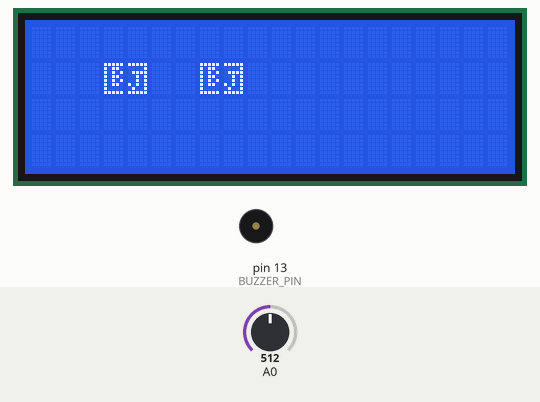
The sketch below on a simulated Arduino Uno, built with avr-gcc and run on an emulated ATmega328P. Shown: 20×4 character LCD, buzzer (waves = sounding). Inputs (shaded band) come from the test bench; at power-on: A0 = 512. Random numbers use the default seed unless the sketch sets one; what the sketch prints to the serial monitor is not drawn.

Above: at 1.1 s.
At 7.2 s:
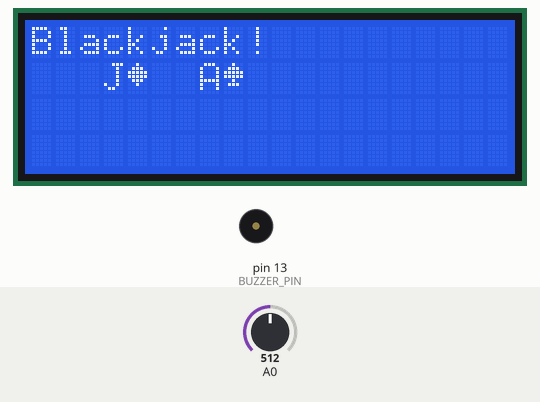
7.3 s: A0 set to 546
10.3 s: A0 set to 565
At 13.1 s:
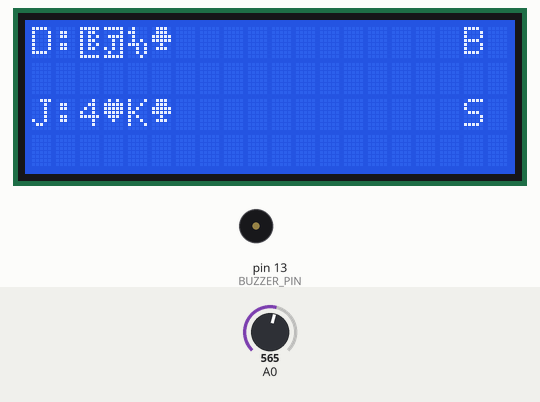
13.3 s: A0 set to 204
14.8 s: A0 set to 186
At 16.6 s:
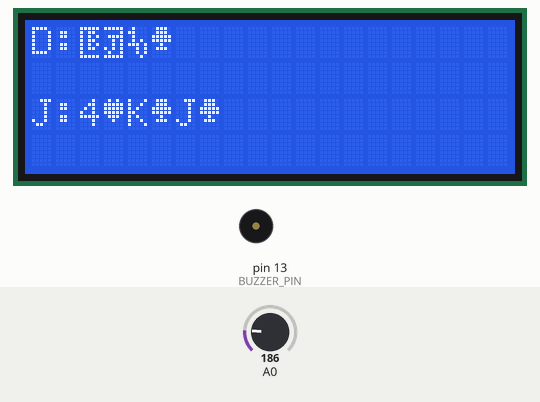
Timing chart, 0 to 23.3 s (numbered marks = the images above; inputs shaded):
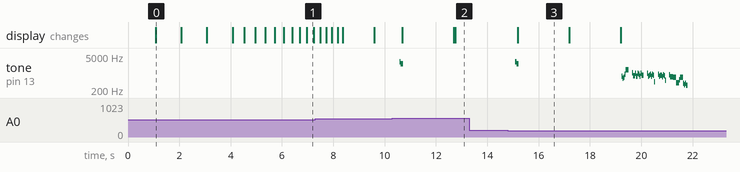

Measured:
- the behaviour switches between 554 and 555 on A0 (found by bisection; images 1 and 2)
- the behaviour switches between 195 and 194 on A0 (found by bisection; images 2 and 3)
- after the input at 10.3 s, tone on pin 13 (BUZZER_PIN): silent → 2952 Hz after 0.29 s, → 2434 Hz 0.04 s later, → silent 0.08 s later; the display: first changes after 0.38 s (image 2 shows a later state)
- after the input at 13.3 s, every drawn part: stays the same
- after the input at 14.8 s, tone on pin 13 (BUZZER_PIN): plays 2952 Hz for 0.04 s, 2434 Hz for 0.08 s, 742 Hz for 0.04 s, 597 Hz for 0.04 s, 655 Hz for 0.04 s, 904 Hz for 0.04 s … (41 notes in this stretch), starting after 0.30 s; the display: changes after 0.38 s (image 3)
- what the display in image 0 shows lasts 1.0 s, from 1.1 s to 2.1 s
- what the display in image 3 shows lasts 2.0 s, from 15.2 s to 17.2 s

The sketch:

arduino_blackjack.ino
```cpp
/* BlackJack.
 *
 * Código adaptado. Original feito por : Roger D. Linhart  linhartr@gmail.com
 *
 * Rules: Dealer bate até atingir a pontuação 17. Splitting e Doubling Down não estão contidos na regra deste blackjack.
 *
 * Notas: símbolos especiais, como os naipes e o número 10, além das animações, foram feitas por Roger D. Linhart.
 *
 * LCD Display 20x4.
 * LCD RS pin to digital pin 8.
 * LCD Enable pin to digital pin 9.
 * LCD D4 pin to digital pin 4.
 * LCD D5 pin to digital pin 5.
 * LCD D6 pin to digital pin 6.
 * LCD D7 pin to digital pin 7.
 * Keypad feito a partir de uma matriz de botões, usando voltage dividers. E enviando sinais análogicos para A0.
 * Código dos botões.
 * None   - 0.
 * Select(Selecionar) - 1.
 * Left(Esquerda)   - 2.
 * Up(Cima)     - 3.
 * Down(Baixo)  - 5.
 * Right(Direita)  - 4.
 */
//Inicializando a Pitches.
#include "BuzzerMusic.h"

void victory(){
  float notasP[] = {_C5, _R, _C5, _R, _C5, _R, _C5, _R, _GS4, _R, _AS4, _R, _C5, _R, _AS4, _C5};
  float tempoP[] = {0.5, 0.1, 0.5, 0.1, 0.5, 0.1, 1, 0.1, 1, 0.1, 1, 0.25, 0.5, 0.35, 0.25, 1};
  int qntdP = sizeof(notasP)/sizeof(notasP[0]);

  music(notasP, tempoP, qntdP, 160);
}

void buttonSound(){
  float notasP[] = {_C8};
  float tempoP[] = {0.25};
  int qntdP = sizeof(notasP)/sizeof(notasP[0]);

  float notasB[] = {_C6};
  float tempoB[] = {0.25};
  int qntdB = sizeof(notasB)/sizeof(notasB[0]);

  music2(notasP, tempoP, qntdP, notasB, tempoB, qntdB, 160);
}

void lost(){
  float notasP[] = {_B5, _F6, _R, _F6, _F6, _R, _E6, _R, _D6, _R, _C6, _E5, _R, _E5, _C5};
  float tempoP[] = {0.5, 0.5, 0.5, 0.5, 1, 0.5, 1, 0.5, 1, 0.5, 0.5, 0.5, 0.5, 0.5, 0.5};
  int qntdP = sizeof(notasP)/sizeof(notasP[0]);

  float notasB[] = {_G4, _R, _G4, _G4, _R, _A4, _R, _B4, _R, _C5, _R, _G4, _R, _C4};
  float tempoB[] = {0.5, 1, 0.5, 1, 0.5, 1, 0.5, 1, 0.5, 0.5, 0.5, 0.5, 0.5, 0.5};
  int qntdB = sizeof(notasB)/sizeof(notasB[0]);

  music2(notasP, tempoP, qntdP, notasB, tempoB, qntdB, 220);
}

// Inicializando a LiquidCrystal.
#include <LiquidCrystal.h>
LiquidCrystal lcd(8, 9, 4, 5, 6, 7);
const byte lcdRowMax = 4;
const byte lcdColMax = 20;

// Criação de símbolos especiais. - Roger D. Linhart -
byte heart[8] = {
  B01010,
  B11111,
  B11111,
  B11111,
  B01110,
  B00100,
  B00000,
  B00000,
};
byte diamond[8] = {
  B00100,
  B01110,
  B11111,
  B11111,
  B01110,
  B00100,
  B00000,
  B00000,
};
byte spade[8] = {
  B00100,
  B01110,
  B11111,
  B11111,
  B00100,
  B01110,
  B00000,
  B00000,
};
byte club[8] = {
  B01110,
  B01110,
  B11111,
  B11111,
  B00100,
  B01110,
  B00000,
  B00000,
};
byte back1[8] = {
  B11111,
  B10110,
  B10101,
  B10110,
  B10101,
  B10110,
  B10000,
  B11111,
};
byte back2[8] = {
  B11111,
  B00001,
  B01111,
  B00101,
  B00101,
  B10101,
  B01001,
  B11111,
};
byte ten[8] = {
  B01000,
  B11000,
  B01000,
  B01010,
  B11101,
  B00101,
  B00101,
  B00010,
};

// Inicializando a biblioteca originalmente feita para o shield LCD keypad
#include <DFR_Key.h>
DFR_Key keypad;

// Direcionais.
const byte keySelect = 1;
const byte keyLeft = 2;
const byte keyUp = 3;
const byte keyDown = 5;
const byte keyRight = 4;

// Inicializa Baralho.
const byte cardIndexMax = 52;
const byte rankIndex = 0;
const byte suitIndex = 1;
byte deck[cardIndexMax][2];
byte cardIndex;

// Inicializa mão.
const byte handIndexMax = 6;
const byte dealerIndex = 0;
const byte playerIndex = 1;
byte hand[2][handIndexMax][2];
byte playerHandIndex;
byte dealerHandIndex;
boolean dealerHoleCard = true;  // Estado da distribuição de cartas.
byte handTotal[2][2];           // Necessário dois totais por player.

// Inicializa banco.
// Valor do Banco em doláres e cents.
const long bankInit = 10000;
long bank = bankInit;
const long bankMax = 100000;
const long betMin = 500;
long betMax = bank;
const long betInc = 500;

// Setup.
void setup() {
  // Inicializa serial para realizar debug.
  Serial.begin(9600);

  // Inicializa caracteres especiais.
  lcd.createChar(0, heart);
  lcd.createChar(1, diamond);
  lcd.createChar(2, spade);
  lcd.createChar(3, club);
  lcd.createChar(4, back1);
  lcd.createChar(5, back2);
  lcd.createChar(7, ten);

  // Define número de linhas e de colunas.
  lcd.begin(lcdColMax, lcdRowMax);

  // Cria baralho.
  cardIndex = 0;
  for (byte suit = 0; suit <= 3 ; suit++) {
    for (byte rank = 1; rank <= 13; rank++) {
      deck[cardIndex][rankIndex] = rank;
      deck[cardIndex++][suitIndex] = suit;
    }
  }

  // Inicialização de seed random.
  unsigned long seed=0, count=32;
  while (--count) {
    seed = (seed<<1) | (analogRead(0)&1);
  }
  randomSeed(seed);
  pinMode(BUZZER_PIN, OUTPUT);
}

// Main loop.
void loop() {
  // Display splash.
  displaySplash();

  // Ainda tem dinheiro ?
  while (bank > 0 && bank < bankMax) {
    // Sim, pegue aposta.
    betMax = bank;
    int bet = getBet();

    // Inicia nova rodada.
    dealerHandIndex = 0;
    playerHandIndex = 0;
    dealerHoleCard = true;

    // Esvazia as mãos.
    handTotal[dealerIndex][0] = 0;
    handTotal[dealerIndex][1] = 0;
    handTotal[playerIndex][0] = 0;
    handTotal[playerIndex][1] = 0;

    // Negocia mão inicial.
    dealCard(playerIndex, playerHandIndex++);
    dealCard(dealerIndex, dealerHandIndex++);
    dealCard(playerIndex, playerHandIndex++);
    dealCard(dealerIndex, dealerHandIndex++);
    displayHands();

    //Blackjack do Dealer?
    if (handTotal[dealerIndex][1] == 21) {
      // Sim, chama função Display hole card.
      displayHoleCard(true);

      // Más notícias para o jogador.
      lcd.clear();
      lcd.print("Dealer Blackjack!");

      //Blackjack do Jogador ?
      lcd.setCursor(0, 1);
      if (handTotal[playerIndex][1] == 21) {
        // Sim, Empate.
        lcd.setCursor(4, 1);
        lcd.print("Empate !");
      }
      else {
        // Não, Perdeu.
        lcd.print("Perdeu ");
        lcd.print(toCurrency(bet));
        bank -= bet;
        lost();
      }
    }

    // Blackjack do jogador ?
    else if (handTotal[playerIndex][1] == 21) {
      // Sim, chama função Display Hole Card.
      displayHoleCard(true);

      // Boas notícias para o jogador.
      lcd.clear();
      lcd.print("Jogador Blackjack!");
      lcd.setCursor(0, 1);
      lcd.print("Ganhou ");
      lcd.print(toCurrency(bet * 1.5));
      bank += bet * 1.5;
      victory();
    }

    // Jogo.
    else {
      // keyUp = Bate, keySelect = Fica.
      byte key;
      // Bate ou Fica?
      do {
        lcd.setCursor(18, 0);
        lcd.print("B");
        lcd.setCursor(18, 2);
        lcd.print("S");

        // Cima ou Baixo.
        key = getKey(false, true, false, true, true);
        buttonSound();
        if (key == keyUp) {
          // Jogador Bate.
          dealCard(playerIndex, playerHandIndex++);
          displayHands();
        }
      }

      // Continua até que os jogadores atinjam o limite, batam ou fiquem.
      while (playerHandIndex < handIndexMax && handTotal[playerIndex][0] < 21 && key != keySelect);

      // Jogador estourou ?
      if (handTotal[playerIndex][0] > 21) {
        // Sim, Más notícias para o jogador.
        displayHoleCard(true);
        lcd.clear();
        lcd.print("Jogador Estourou !");
        lcd.setCursor(0, 1);
        lcd.print("Perdeu ");
        lcd.print(toCurrency(bet));
        bank -= bet;
        lost();
      }
      else {
        // Mão do Dealer
        displayHoleCard(false);

        // Dealer sempre fica no 17.
        while (dealerHandIndex < handIndexMax && handTotal[dealerIndex][0] < 17 && handTotal[dealerIndex][1] < 17 ) {
          // Dealer bate.
          dealCard(dealerIndex, dealerHandIndex++);
          displayHands();
          delay(2500);
        }
        delay(1000);

        // Total do jogador.
        int playerTotal;
        if (handTotal[playerIndex][1] > 21) {
          playerTotal = handTotal[playerIndex][0];
        }
        else {
          playerTotal = handTotal[playerIndex][1];
        }

        // Total do dealer.
        int dealerTotal;
        if (handTotal[dealerIndex][1] > 21) {
          dealerTotal = handTotal[dealerIndex][0];
        }
        else {
          dealerTotal = handTotal[dealerIndex][1];
        }

        // Dealer estourou ?
        if (dealerTotal > 21) {
          // Sim, boas notícias para o jogador.
          lcd.clear();
          lcd.print("Dealer Estourou !");
          lcd.setCursor(0, 1);
          lcd.print("Ganhou ");
          lcd.print(toCurrency(bet));
          bank += bet;
          victory();
        }

        //Empate ?
        else if (dealerTotal == playerTotal) {
          // Sim, notifica empate.
          lcd.clear();
          lcd.setCursor(4, 1);
          lcd.print("Empate !");
        }

        // Qual a maior mão ?
        else {
          if (dealerTotal > playerTotal) {
            // Dealer ganha.
            lcd.clear();
            lcd.print("Dealer Ganha!");
            lcd.setCursor(0, 1);
            lcd.print("Perdeu ");
            lcd.print(toCurrency(bet));
            bank -= bet;
            lost();
          }
          else {
            // Jogador ganha.
            lcd.clear();
            lcd.print("Jogador Ganha!");
            lcd.setCursor(0, 1);
            lcd.print("Ganhou ");
            lcd.print(toCurrency(bet));
            bank += bet;
            victory();
          }
        }
      }
    }
    delay(2000);
  }

  // Tá falido ?
  if (bank <= 0) {
    // Sim, tem que sacar mais dinheiro.
    lcd.clear();
    lcd.print("Faliu !");
    displayBank(1);
    delay(4000);
    lcd.clear();
    lcd.print("Saque dinheiro aqui ");
    lcd.setCursor(0, 2);
    lcd.print("Outros ");
    lcd.print(toCurrency(bankInit));
    bank += bankInit;
    // Esperar até apertar Select.
    getKey(false, true, true, true, true);
    buttonSound();
  }
  else {
    // Quebrou o Cassino do CI.
    lcd.clear();
    displayBank(0);
    lcd.setCursor(0, 2);
    lcd.print("Selecione outra mesa");
    bank = bankInit;
    // Esperar até apertar Select.
    getKey(false, true, true, true, true);
    buttonSound();
  }
}

// Função que embaralha e distribui as cartas.
void dealCard(byte player, byte card) {
  // Alguma carta sobrando ?
  if (cardIndex >= cardIndexMax) {
    // Não,embaralha as cartas.
    lcd.clear();
    lcd.print("Embaralhando");
    byte cardTemp[2];
    for (byte cardShuffle = 0; cardShuffle < cardIndexMax ; cardShuffle++) {
      byte cardRandom = random(0,51);
      cardTemp[rankIndex] = deck[cardShuffle][rankIndex];
      cardTemp[suitIndex] = deck[cardShuffle][suitIndex];
      deck[cardShuffle][rankIndex] = deck[cardRandom][rankIndex];
      deck[cardShuffle][suitIndex] = deck[cardRandom][suitIndex];
      deck[cardRandom][rankIndex] = cardTemp[rankIndex];
      deck[cardRandom][suitIndex] = cardTemp[suitIndex];
    }
    cardIndex = 0;
    delay(2000);
    displayHands();
  }

  // Distribui as cartas.
  hand[player][card][rankIndex] = deck[cardIndex][rankIndex];
  hand[player][card][suitIndex] = deck[cardIndex++][suitIndex];

  // Atualiza a pontuação da mão.
  handTotal[player][0] += min(hand[player][card][rankIndex], 10);
  handTotal[player][1] = handTotal[player][0];
  for (byte cardCount = 0; cardCount <= card; cardCount++) {
    // Achou um ás?
    if (hand[player][cardCount][rankIndex] == 1) {
      // Sim
      handTotal[player][1] += 10;
      // Pontuação do ás vira 1.
      cardCount = card + 1;
    }
  }
  Serial.println("Player #" + String(player) + "\tCard #" + String(card) + "\tCard: " + String(hand[player][card][rankIndex]) + "-" + String(hand[player][card][suitIndex]));
}

// Exibe as mãos na tela.
void displayHands() {
  // Mostra mão do Dealer.
  lcd.clear();
  lcd.print("D:");
  displayHand(dealerIndex, dealerHandIndex);

  // Mostra a mão do jogador.
  lcd.setCursor(0, 2);
  lcd.print("J:");
  displayHand(playerIndex, playerHandIndex);
}

// Mostra mão.
void displayHand(byte displayHandIndex, byte displayHandIndexMax) {
  // Mostra as cartas.
  for (byte card = 0; card < displayHandIndexMax; card++) {
    // Dealer recebeu cartas ?
    if (displayHandIndex == dealerIndex && card == 0 && dealerHoleCard) {
      // Mostra carta virada.
      lcd.write((uint8_t)4);
      lcd.write((uint8_t)5);
    }
    else {
      // Mostra rank da carta.
      switch (hand[displayHandIndex][card][rankIndex]) {
      case 1:
        lcd.print("A");
        break;
      case 10:
        lcd.write((uint8_t)7);
        break;
      case 11:
        lcd.print("J");
        break;
      case 12:
        lcd.print("Q");
        break;
      case 13:
        lcd.print("K");
        break;
      default:
        lcd.print(hand[displayHandIndex][card][rankIndex]);
      }
      // Mostra naipe da carta.
      lcd.write((uint8_t)hand[displayHandIndex][card][suitIndex]);
    }
  }
}

// Função que mostra cartas recebidas
void displayHoleCard(boolean pause) {
      delay(2000 * pause);
      dealerHoleCard = false;
      displayHands();
      delay(2000);
}

// Mostra a conta bancária do jogador.
// Parametro determina a coluna que foi inserida.
void displayBank(byte row) {
  lcdClearRow(row);
  lcd.print("Banco ");
  lcd.print(toCurrency(bank));
}

// Pega aposta.
int getBet() {
  // Mostra ao jogador quanto dinheiro ele tem em mãos.
  displayBank(0);
  int bet = betMin;

  // keyUp = Aumenta aposta.
  // keyDown = Diminui aposta.
  // keySelect = Confirma aposta.
  byte key;
  do {
    // Resposta do jogador.
    lcdClearRow(1);
    lcd.print("Sua aposta ? ");
    lcd.print(toCurrency(bet));

    // Pega resposta do jogador.
    key = getKey(false, true, false, false, true);
    buttonSound();
    // Aumenta a aposta caso seja menor que a aposta máxima, 50 doláres, e menor que a quantidade total no banco.
    if (key == keyUp && bet < betMax && bet < bank) {
      bet += betInc;
    }
    // Diminui aposta caso seja maior que a aposta mínima, 5 doláres.
    else if (key == keyDown && bet > betMin) {
      // Diminui aposta.
      bet -= betInc;
    }
  }
  // Continua até que jogador confirme a aposta.
  while (key != keySelect);
  return bet;
}

// Limpa a tela por coluna.
// Seta cursor na coluna que foi apagada na tela.
void lcdClearRow(byte row) {
  if (row >= 0 && row < lcdRowMax) {
    lcd.setCursor(0, row);
    for (int x = 0; x < lcdColMax; x++) {
      lcd.print(" ");
    }
    lcd.setCursor(0, row);
  }
}

// Pega o sinal enviado pelos botões.
// Parametros pega o sinal de todos os botões.
byte getKey(boolean maskSelect, boolean maskLeft, boolean maskUp, boolean maskDown, boolean maskRight) {
  byte key;
  do {
    key = keypad.getKey();
  }
  while (key == 0 || key == 255 || \
    (key == keySelect && maskSelect) || \
    (key == keyLeft && maskLeft) || \
    (key == keyUp && maskUp) || \
    (key == keyDown && maskDown) || \
    (key == keyRight && maskRight));

  // Delay de 0,4 de seg para detectar.
  delay(250);

  return key;
}

// Converte de long para correspondente em string.
String toCurrency(long value) {
  String dollars = String(value / 100);
  String cents = String(value % 100) + "0";
  cents = cents.substring(0,2);
  /*retorna "$" + dollars + "." + cents;*/
  return "$" + String(value / 100) + "." + String(String(value % 100) + "0").substring(0,2);
}

// Mostra splash.
void displaySplash() {
  lcd.clear();
  lcd.setCursor(3, 1);
  lcd.write((uint8_t)4);
  lcd.write((uint8_t)5);
  delay(1000);
  lcd.setCursor(7, 1);
  lcd.write((uint8_t)4);
  lcd.write((uint8_t)5);
  delay(1000);
  lcd.setCursor(3, 1);
  lcd.print("J");
  lcd.write((uint8_t)1);
  delay(1000);
  lcd.setCursor(7, 1);
  lcd.print("A");
  lcd.write((uint8_t)2);
  delay(1000);
  lcd.setCursor(0, 0);
  lcd.print("Blackjack!");

  // Animação.
  for (byte x = 15; x < 30; x++) {
    if (x % 2) {
      lcd.display();
    }
    else {
      lcd.noDisplay();
    }
    delay(pow(31 - x, 2) + 200);
  }
  delay(1000);
}
```

Source omitted: BuzzerMusic.h (5683 bytes)
